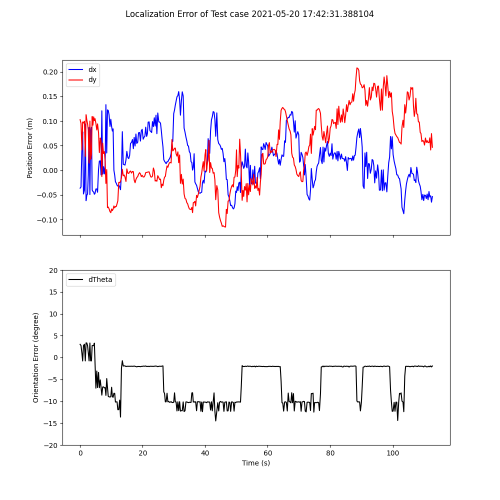
#> input picture images/error_1621507351.388104.png, 1000 x 1000 px (shown at 1/2 size); its folder holds 4 pictures in this run
$ python image_to_np.py
#> lines starting #> are read from the running program, lines starting #| are printed output that depends on the picture
import cv2
import glob
import numpy as np
import os


def logOdd(x):
    y = (1 - x) * (x > 0) + 0.0001
    return np.log(x / y + 0.0001)

dir_path = os.path.dirname(os.path.realpath(__file__))
IMAGE_FOLDER_PATH = dir_path + '/../images/'
IMAGE_FILE_REGEX = IMAGE_FOLDER_PATH + '*.png'
MAP_FOLDER_PATH = dir_path + '/../saves/'

paths = glob.glob(IMAGE_FILE_REGEX)
for i, path in enumerate(paths):
    print(i, path, '\t\t',i)
idx = int(input('please select a file: ').strip())
#> the answer given: 1

img = cv2.imread(paths[idx])
#> img is the input picture: shape (1000, 1000, 3); mean B, G, R 248.1, 245, 247.8
img = 255 - cv2.cvtColor(img, cv2.COLOR_BGR2GRAY)
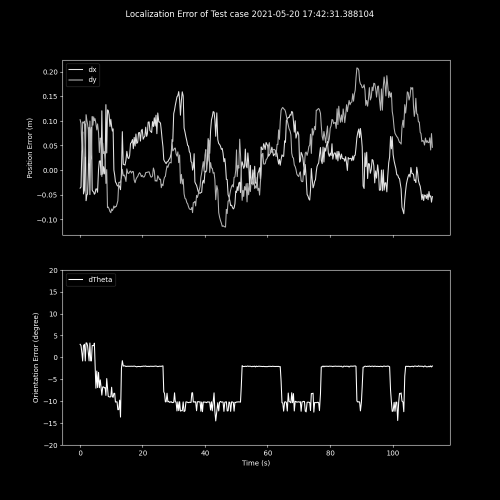
#> img: shape (1000, 1000) (shown at 1/2 size); min 0, max 255, mean 8.8

# cv2.imshow('reverted', img)
# cv2.waitKey(0)

grid = logOdd(img / 255)
#> in logOdd, `y = (1 - x) * (x > 0) + 0.0001`:
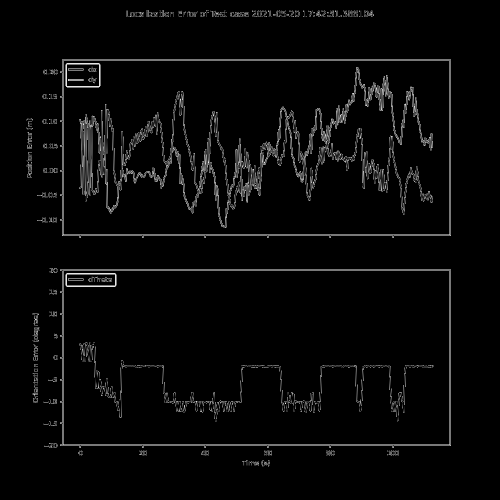
#> y: shape (1000, 1000) float64 (shown at 1/2 size); min 0.0001, max 0.996, mean 0.0299
#> in logOdd, `return np.log(x / y + 0.0001)`:
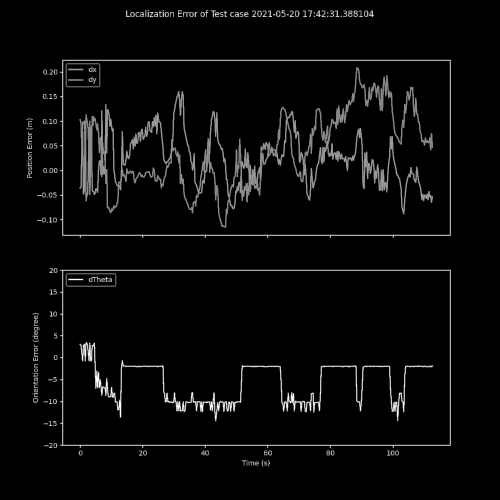
#> returned value: shape (1000, 1000) float64 (shown at 1/2 size); min -9.21, max 9.21, mean -8.55; drawn with min black and max white

filename = '_'.join(input('please enter filename: ').strip().split())
#> the answer given: ../images/error_1621497511.966171.png
np.save(MAP_FOLDER_PATH + filename, grid)
